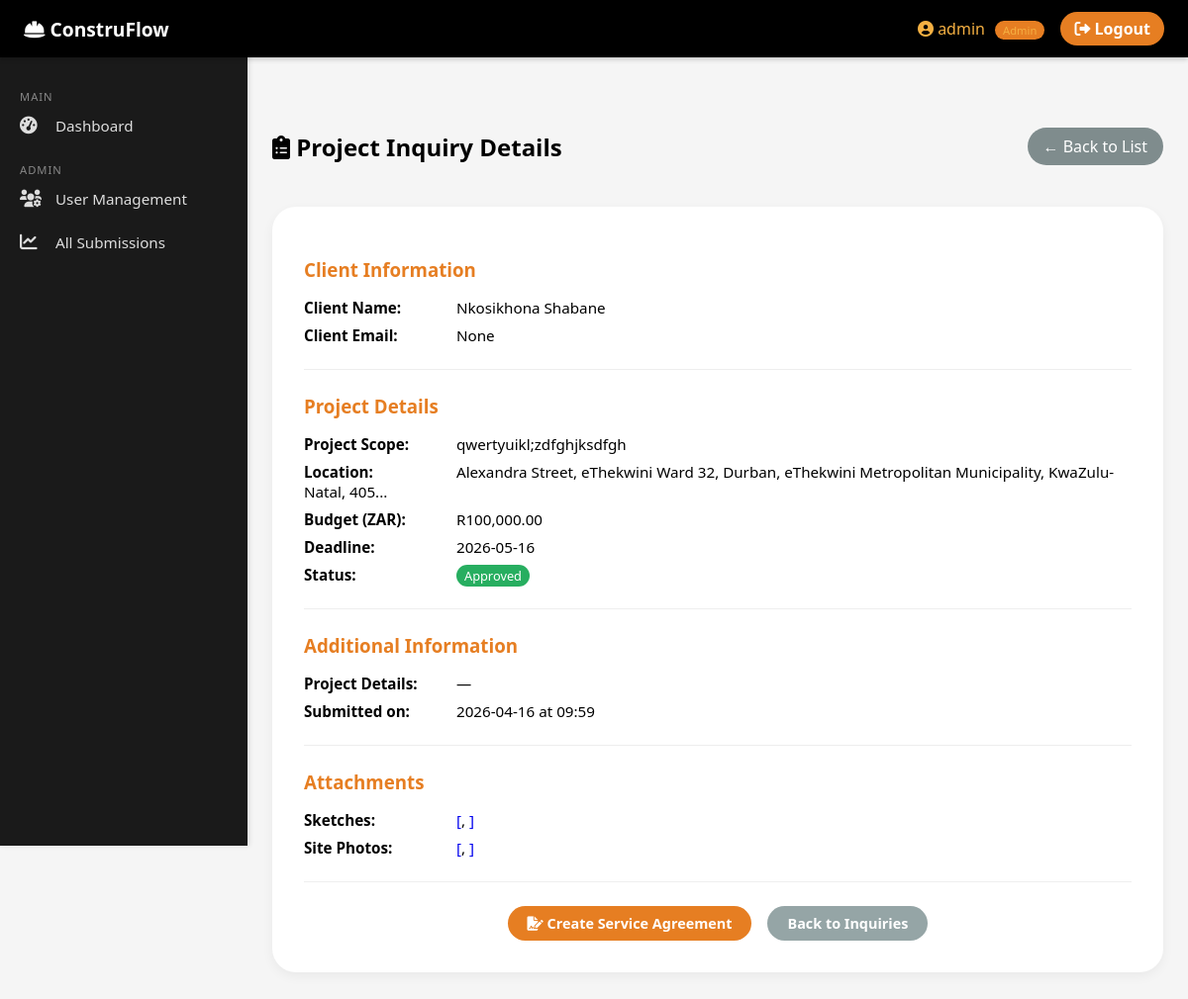
The app's page /inquiry/7de93a5a-6af4-443c-b049-93a753a151b4 (signed in) with its own data.
### tables this page shows
CREATE TABLE users (
                id TEXT PRIMARY KEY,
                username TEXT UNIQUE NOT NULL,
                email TEXT UNIQUE NOT NULL,
                password TEXT NOT NULL,
                role TEXT NOT NULL,
                employee_type TEXT,
                employee_number TEXT,
                pm_code TEXT,
                assigned_tasks TEXT
            );

CREATE TABLE project_inquiries (
                id TEXT PRIMARY KEY,
                user_id TEXT,
                timestamp TEXT,
                project_scope TEXT,
                location TEXT,
                budget REAL,
                deadline TEXT,
                client_name TEXT,
                client_email TEXT,
                project_details TEXT,
                sketches TEXT,
                site_photos TEXT,
                status TEXT
            );

### app.py (the view)
@app.route('/inquiry/<inquiry_id>')
def view_inquiry_detail(inquiry_id):
    if not login_required():
        return redirect(url_for('login'))
    user = get_current_user()
    if user['role'] not in ['project_manager', 'admin']:
        return "Access Denied", 403
    db = get_db()
    inquiry = db.execute("SELECT * FROM project_inquiries WHERE id = ?", (inquiry_id,)).fetchone()
    if not inquiry:
        return "Inquiry not found", 404
    return render_template("inquiry_detail.html", inquiry=dict(inquiry), current_user=user)

### app.py (called while the page is built)
def get_db():
    db = getattr(g, '_database', None)
    if db is None:
        db = g._database = sqlite3.connect(DATABASE)
        db.row_factory = sqlite3.Row
    return db

@app.teardown_appcontext
def close_connection(exception):
    db = getattr(g, '_database', None)
    if db is not None:
        db.close()

def get_current_user():
    user_id = session.get("user_id")
    if not user_id:
        return None
    db = get_db()
    user = db.execute("SELECT * FROM users WHERE id = ?", (user_id,)).fetchone()
    return dict(user) if user else None

def login_required():
    return get_current_user() is not None

### Templates/inquiry_detail.html (shortened to what this page needs)
{% extends "base.html" %}
{% block content %}
<div class="inquiry-detail-container">
    <div class="detail-header">
        <h2><i class="fas fa-clipboard-list"></i> Project Inquiry Details</h2>
        <a href="{{ url_for('project_inquiries_list') }}" class="btn-back">← Back to List</a>
    </div>
    <div class="detail-card">
        <div class="detail-section">
            <h3>Client Information</h3>
            <div class="detail-row"><strong>Client Name:</strong> {{ inquiry.client_name }}</div>
            <div class="detail-row"><strong>Client Email:</strong> {{ inquiry.client_email }}</div>
        </div>
        <div class="detail-section">
            <h3>Project Details</h3>
            <div class="detail-row"><strong>Project Scope:</strong> {{ inquiry.project_scope }}</div>
            <div class="detail-row"><strong>Location:</strong> {{ inquiry.location }}</div>
            <div class="detail-row"><strong>Budget (ZAR):</strong> R{{ "{:,.2f}".format(inquiry.budget|float) }}</div>
            <div class="detail-row"><strong>Deadline:</strong> {{ inquiry.deadline }}</div>
            <div class="detail-row"><strong>Status:</strong> <span class="status-badge {{ inquiry.status }}">{{ inquiry.status|replace('_', ' ')|title }}</span></div>
        </div>
        <div class="detail-section">
            <h3>Additional Information</h3>
            <div class="detail-row"><strong>Project Details:</strong> {{ inquiry.project_details or '—' }}</div>
            <div class="detail-row"><strong>Submitted on:</strong> {{ inquiry.timestamp[:10] }} at {{ inquiry.timestamp[11:16] }}</div>
        </div>
        {% if inquiry.sketches or inquiry.site_photos %}
        <div class="detail-section">
            <h3>Attachments</h3>
            {% if inquiry.sketches %}
            <div class="detail-row"><strong>Sketches:</strong>
                {% for file in inquiry.sketches %}
                    <a href="{{ url_for('static', filename='uploads/' + file) }}" target="_blank">{{ file }}</a>{% if not loop.last %}, {% endif %}
                {% endfor %}
            </div>
            {% endif %}
            {% if inquiry.site_photos %}
            <div class="detail-row"><strong>Site Photos:</strong>
                {% for file in inquiry.site_photos %}
                    <a href="{{ url_for('static', filename='uploads/' + file) }}" target="_blank">{{ file }}</a>{% if not loop.last %}, {% endif %}
                {% endfor %}
            </div>
            {% endif %}
        </div>
        {% endif %}
        <div class="detail-actions">
            {% if inquiry.status == 'pending_review' %}
                <a href="{{ url_for('approve_inquiry', inquiry_id=inquiry.id) }}" class="btn btn-approve" onclick="return confirm('Approve this inquiry? The client will be notified by email.')">
                    <i class="fas fa-check-circle"></i> Approve Inquiry
                </a>
                <a href="{{ url_for('reject_inquiry', inquiry_id=inquiry.id) }}" class="btn btn-reject" onclick="return confirm('Reject this inquiry? The client will be notified by email.')">
                    <i class="fas fa-times-circle"></i> Reject Inquiry
                </a>
            {% elif inquiry.status == 'approved' %}
                <a href="{{ url_for('agreement', prefill_inquiry=inquiry.id) }}" class="btn btn-agreement">
                    <i class="fas fa-file-signature"></i> Create Service Agreement
                </a>
            {% endif %}
            <a href="{{ url_for('project_inquiries_list') }}" class="btn btn-secondary">Back to Inquiries</a>
        </div>
    </div>
</div>
{% endblock %}

### Templates/base.html (shortened to what this page needs)
<!DOCTYPE html>
<html lang="en">
<head>
    <link rel="stylesheet" href="https://cdnjs.cloudflare.com/ajax/libs/font-awesome/6.0.0-beta3/css/all.min.css">
</head>
<body>
{% if current_user %}
<div class="navbar">
    <div class="navbar-left">
        <i class="fas fa-hard-hat"></i> ConstruFlow
    </div>
    <div class="navbar-right">
        <span class="user-box">
            <i class="fas fa-user-circle"></i> {{ current_user.username }}
            <span class="role-badge">{{ current_user.role|replace('_', ' ')|title }}</span>
        </span>
        <a href="/logout" class="logout-btn"><i class="fas fa-sign-out-alt"></i> Logout</a>
    </div>
</div>
<div class="sidebar">
    <div class="nav-section">MAIN</div>
    <a href="/dashboard"><i class="fas fa-tachometer-alt"></i> Dashboard</a>
    {% if current_user.role == 'admin' %}
        <div class="nav-section">ADMIN</div>
        <a href="/users"><i class="fas fa-users-cog"></i> User Management</a>
        <a href="/dashboard?view=all"><i class="fas fa-chart-line"></i> All Submissions</a>
    {% elif current_user.role == 'client' %}
        <div class="nav-section">CLIENT PORTAL</div>
        <a href="/project_inquiry"><i class="fas fa-clipboard-list"></i> New Project Inquiry</a>
        <a href="/client/sign_agreement"><i class="fas fa-file-signature"></i> Sign Agreement</a>
        <a href="/payments"><i class="fas fa-credit-card"></i> Make Payment</a>
    {% endif %}
</div>
{% endif %}
<div class="content {% if not current_user %}public-mode{% endif %}">
    {% block content %}{% endblock %}
</div>
</body>
</html>

### Templates/base.html (style rules this page uses)
* { box-sizing: border-box; }
body { margin: 0; font-family: 'Segoe UI', Arial, sans-serif; background: #f5f5f5; }
.navbar { background: #000; color: white; padding: 12px 24px; display: flex; justify-content: space-between; align-items: center; position: fixed; width: 100%; top: 0; left: 0; z-index: 1000; box-shadow: 0 2px 5px rgba(0,0,0,0.2); }
.navbar-left { font-size: 1.2rem; font-weight: bold; }
.navbar-right { display: flex; align-items: center; gap: 16px; }
.user-box { color: #f5b042; font-weight: 500; }
.role-badge { background: #e67e22; padding: 2px 8px; border-radius: 20px; font-size: 0.7rem; margin-left: 6px; }
.logout-btn, .login-btn { background: #e67e22; color: white; padding: 6px 14px; text-decoration: none; font-weight: bold; border-radius: 30px; transition: 0.2s; }
.sidebar { width: 250px; height: 100vh; background: #1a1a1a; position: fixed; top: 55px; left: 0; padding: 20px 0; overflow-y: auto; box-shadow: 2px 0 5px rgba(0,0,0,0.1); }
.sidebar a { display: flex; align-items: center; gap: 12px; color: #ddd; padding: 12px 20px; text-decoration: none; transition: 0.2s; font-size: 0.95rem; }
.sidebar a i { width: 24px; font-size: 1.1rem; }
.sidebar .nav-section { margin-top: 15px; padding: 0 20px; font-size: 0.7rem; text-transform: uppercase; color: #888; letter-spacing: 1px; }
.content { margin-left: 250px; padding: 80px 24px 24px 24px; min-height: 100vh; }
.btn { background: #e67e22; border: none; padding: 10px 20px; color: white; cursor: pointer; font-weight: bold; border-radius: 40px; transition: 0.2s; }

### Templates/inquiry_detail.html (style rules this page uses)
.inquiry-detail-container { max-width: 900px; margin: 2rem auto; }
.detail-header { display: flex; justify-content: space-between; align-items: center; margin-bottom: 1.5rem; flex-wrap: wrap; }
.btn-back { background: #7f8c8d; color: white; padding: 8px 16px; border-radius: 40px; text-decoration: none; }
.detail-card { background: white; border-radius: 24px; padding: 2rem; box-shadow: 0 4px 12px rgba(0,0,0,0.05); }
.detail-section { margin-bottom: 1.5rem; padding-bottom: 1rem; border-bottom: 1px solid #eee; }
.detail-section h3 { margin-bottom: 1rem; color: #e67e22; }
.detail-row { margin-bottom: 0.5rem; font-size: 0.95rem; }
.detail-row strong { width: 150px; display: inline-block; }
.status-badge { background: #f39c12; padding: 2px 8px; border-radius: 20px; font-size: 0.8rem; color: white; }
.status-badge.approved { background: #27ae60; }
.detail-actions { margin-top: 1.5rem; display: flex; gap: 1rem; justify-content: center; flex-wrap: wrap; }
.btn { padding: 8px 20px; border-radius: 40px; text-decoration: none; display: inline-block; border: none; cursor: pointer; font-size: 0.9rem; }
.btn-agreement { background: #e67e22; color: white; }
.btn-secondary { background: #95a5a6; color: white; }

### records on screen
users: username "admin", role "Admin"
project_inquiries: client_name "Nkosikhona Shabane", project_scope "qwertyuikl;zdfghjksdfgh", location "Alexandra Street, eThekwini Ward 32, Durban, eThekwini Metropolitan Municipality, KwaZulu-Natal, 405...", budget "100,000.00", deadline "2026-05-16", status "Approved", project_details "—", timestamp "2026-04-16", timestamp "09:59"

### other values on screen
{{ inquiry.client_email }} "None"
{{ file }} "[" "]"
